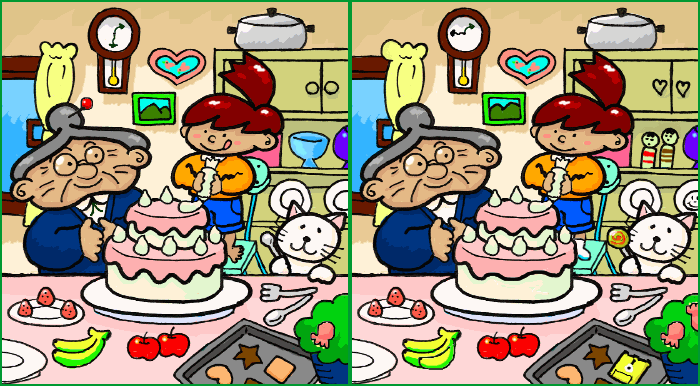
#> input picture dif.png, 700 x 386 px
$ python find_diff.py
#> lines starting #> are read from the running program, lines starting #| are printed output that depends on the picture; after the words box and inside, x2 and y2 are one past the last pixel; in counts of white or black regions, pixels touching at a corner belong together
import cv2
import numpy as np
import pandas as pd

im = cv2.imread('dif.png')
#> im is the input picture: shape (386, 700, 3); mean B, G, R 125.4, 151.1, 160.1

im1 = im[:, 0:350, :]
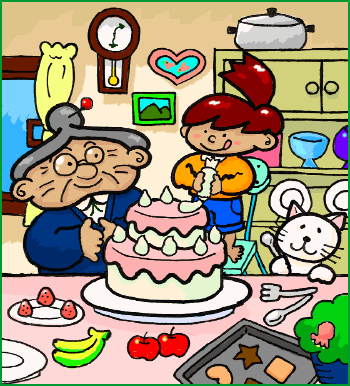
#> im1: shape (386, 350, 3); mean B, G, R 125.9, 151.1, 159.6
im2 = im[:, 350:701, :]
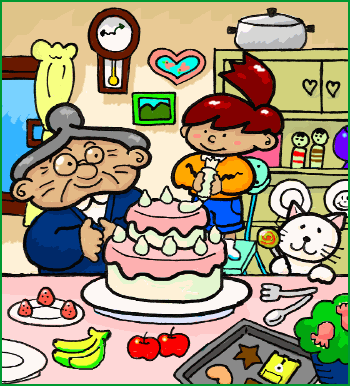
#> im2: shape (386, 350, 3); mean B, G, R 124.8, 151.1, 160.6

'''im_diff = (np.asarray(im1)-np.asarray(im2)).tolist()
print(np.shape(im_diff))'''
im_diff = cv2.subtract(im1, im2)
cv2.imshow('diff', im_diff)
im_diff = cv2.cvtColor(im_diff, cv2.COLOR_RGB2GRAY)
#> im_diff: shape (386, 350)


sub = im_diff.reshape(1, np.size(im_diff))
sub = np.where(sub > 40, 1, 0)
im_diff = sub.reshape(np.shape(im_diff))
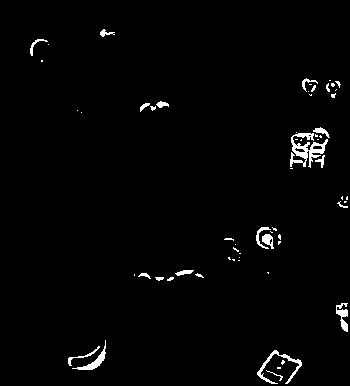
#> im_diff: shape (386, 350) int64; values 0 (black) and 1 (white), 1.8% white; 62 white regions (41 under 20 px), largest, box (x1, y1, x2, y2) and area: (290, 133, 328, 168) 553, (257, 350, 302, 384) 293, (72, 340, 106, 370) 205
im_diff_cw=255*np.array(im_diff, dtype='uint8')
kernel = cv2.getStructuringElement(cv2.MORPH_RECT, (20,15), anchor=None)
im_diff_cw = cv2.dilate(im_diff_cw,kernel)
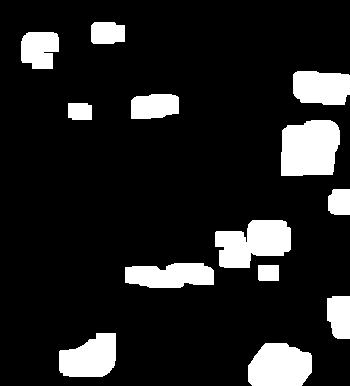
#> im_diff_cw: shape (386, 350); 13.6% white; 13 white regions, largest, box (x1, y1, x2, y2) and area: (281, 120, 340, 176) 2915, (215, 220, 291, 268) 2587, (248, 343, 312, 386) 2314
num_labels, labels, stats, centroids = cv2.connectedComponentsWithStats(im_diff_cw, connectivity=8)
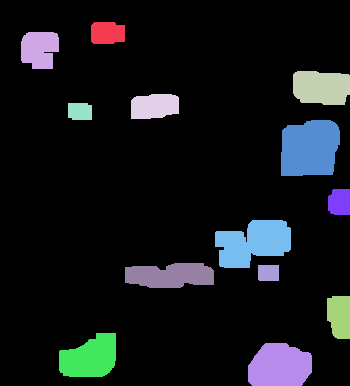
#> labels: shape (386, 350) int32; 14 distinct labels, from 0 to 13; one colour per label, 0 black
#> num_labels = 14; stats = 14 rows, first 6: [0, 0, 350, 386, 116727], [91, 22, 34, 22, 690], [21, 32, 38, 37, 1190], [293, 71, 57, 34, 1717], [131, 94, 48, 25, 1062], [68, 103, 24, 17, 392]; centroids = 14 rows, first 8: [166.7, 188.9], [106.9, 32.62], [39.08, 48.75], [320.9, 87.12], [153.9, 105.8], [79.5, 111], [309.3, 148], [339.1, 201.7]
print(num_labels)
#| 14
im_diff = im_diff.tolist()
#> im_diff = 386 items
a,b = np.shape(im_diff)
#> a = 386; b = 350


##
for i in range(a):
    for j in range(b):
        im_diff[i][j] = [im_diff[i][j]*255,0,0]  #opencv的颜色体系是BGR

print(np.shape(im_diff))
#| (386, 350, 3)
im_diff=np.array(im_diff, dtype='uint8')
#> im_diff: shape (386, 350, 3)

im_diff = cv2.addWeighted(im_diff,4,im2,0.5,0)
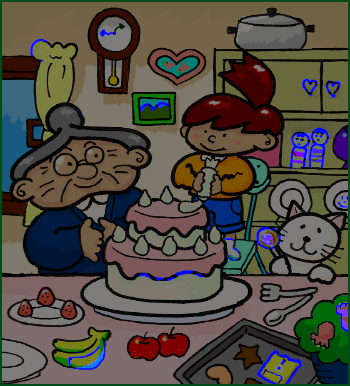
#> im_diff: shape (386, 350, 3); mean of channels 0, 1, 2 66.6, 75.5, 80.3; drawn as B, G, R
im_diff = np.hstack((im1,im2,im_diff))
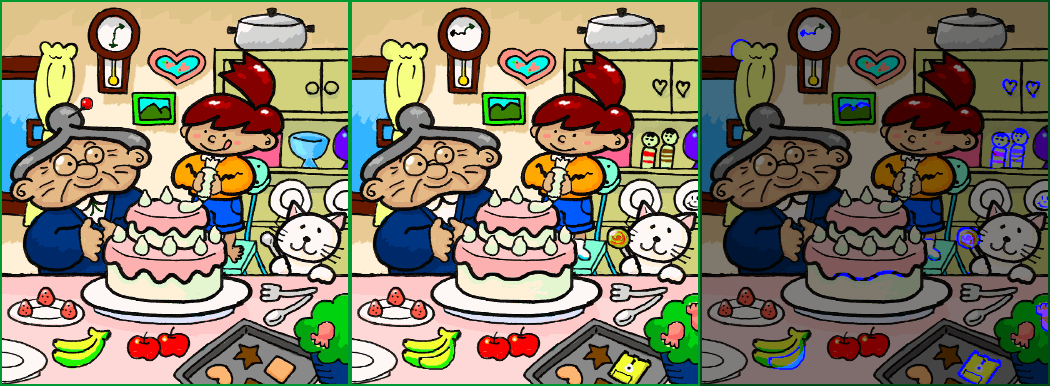
#> im_diff: shape (386, 1050, 3); mean B, G, R 105.8, 125.9, 133.5


cv2.imshow('diff', im_diff)


cv2.waitKey(0)
